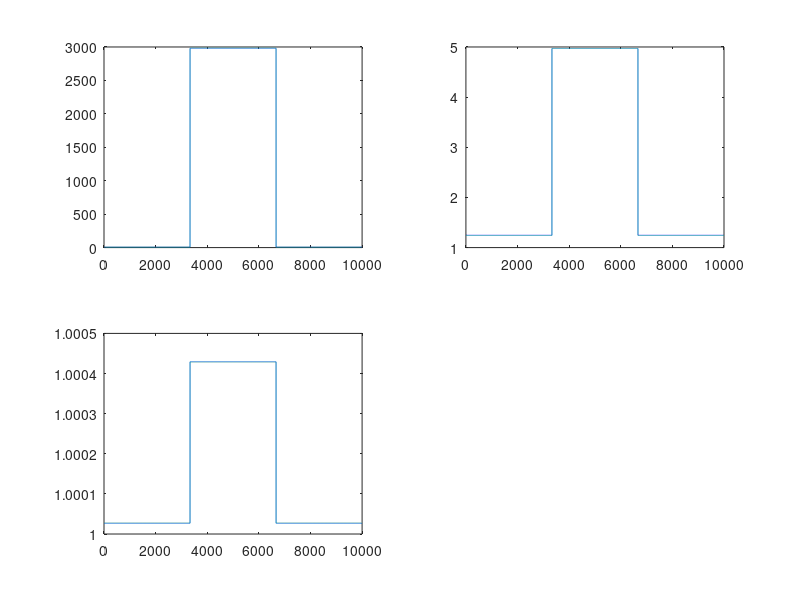

MATLAB code for this plot: (Note: this script raises an error after producing the figure.)
addpath(genpath('D:\GitHub\COM_POISSON'));

%%
rng(123)
T = 100;
dt = 0.01; % bin length (s)
n = 1; % number of independent observations

X_lam = ones(T/dt, 1);
G_nu = ones(T/dt, 1);

beta_true = [repmat(2, 1, round(T/(dt*3)))...
    repmat(8, 1, round(T/(dt*3)))...
    repmat(2, 1, T/dt - 2*round(T/(dt*3)))]';

lam_true = exp(X_lam.*beta_true);

% set the mean to be approximate 5
nu_true = log(lam_true)/ log(5);
gamma_true = log(nu_true)./G_nu;

figure(1)
subplot(2,2,1);
plot(lam_true)
subplot(2,2,2);
plot(nu_true)
subplot(2,2,3);
plot(lam_true'.^(1/nu_true))

spk_vec = zeros(n, T/dt);
theo_mean = zeros(T/dt, 1);
theo_var = zeros(T/dt, 1);

for k = 1:(T/dt)
    spk_vec(:, k) = com_rnd(lam_true(k), nu_true(k), n);
    logcum_app = logsum_calc(lam_true(k), nu_true(k), 1000);
    log_Zk = logcum_app(1);
    log_Ak = logcum_app(2);
    log_Bk = logcum_app(3);
    log_Ck = logcum_app(4);
    
    theo_mean(k) = exp(log_Ak - log_Zk);
    theo_var(k) = exp(log_Bk - log_Zk) - theo_mean(k)^2;
end

figure(2)
subplot(2,1,1)
hold on
plot(mean(spk_vec, 1))
plot(theo_mean)
hold off

subplot(2,1,2)
plot(theo_var)

theta_true = [beta_true gamma_true];
%%
theta0 = [log(mean(spk_vec(1:100))); 0];
[theta_fit1,W_fit1] =...
    ppafilt_compoisson_v2(theta0, spk_vec,X_lam,G_nu,...
    eye(2),eye(2),diag([1e-4 1e-3]));

[theta_fit2,W_fit2] =...
    ppasmoo_compoisson_v2(theta0, spk_vec,X_lam,G_nu,...
    eye(2),eye(2),diag([1e-4 1e-3]));

theta = figure;
subplot(2, 1, 1)
hold on
l1 = plot(theta_true(:, 1), 'k', 'LineWidth', 2);
l2 = plot(theta_fit1(1, :), 'b', 'LineWidth', 1);
l3 = plot(theta_fit2(1, :), 'c', 'LineWidth', 1);
plot(theta_fit1(1, :) + sqrt(squeeze(W_fit1(1, 1, :)))', 'b:', 'LineWidth', .5)
plot(theta_fit1(1, :) - sqrt(squeeze(W_fit1(1, 1, :)))', 'b:', 'LineWidth', .5)
plot(theta_fit2(1, :) + sqrt(squeeze(W_fit2(1, 1, :)))', 'c:', 'LineWidth', .5)
plot(theta_fit2(1, :) - sqrt(squeeze(W_fit2(1, 1, :)))', 'c:', 'LineWidth', .5)
legend([l1 l2 l3], 'true', 'filtering', 'smoothing', 'Location','northwest');
title('\theta for \lambda')
xlabel('step')
hold off

subplot(2, 1, 2)
hold on
l1 = plot(theta_true(:, 2), 'k', 'LineWidth', 2);
l2 = plot(theta_fit1(2, :), 'b', 'LineWidth', 1);
l3 = plot(theta_fit2(2, :), 'c', 'LineWidth', 1);
plot(theta_fit1(2, :) + sqrt(squeeze(W_fit1(2, 2, :)))', 'b:', 'LineWidth', .5)
plot(theta_fit1(2, :) - sqrt(squeeze(W_fit1(2, 2, :)))', 'b:', 'LineWidth', .5)
plot(theta_fit2(2, :) + sqrt(squeeze(W_fit2(2, 2, :)))', 'c:', 'LineWidth', .5)
plot(theta_fit2(2, :) - sqrt(squeeze(W_fit2(2, 2, :)))', 'c:', 'LineWidth', .5)
legend([l1 l2 l3], 'true', 'filtering', 'smoothing', 'Location','northwest');
title('\theta for \nu')
xlabel('step')
hold off

% saveas(theta, 'theta_mean.png')
%%
lam_fit1 = exp(X_lam.*theta_fit1(1, :)');
lam_fit2 = exp(X_lam.*theta_fit2(1, :)');
nu_fit1 = exp(G_nu.*theta_fit1(2, :)');
nu_fit2 = exp(G_nu.*theta_fit2(2, :)');

spk_vec = zeros(n, T/dt);
theo_mean = zeros(T/dt, 1);
theo_var = zeros(T/dt, 1);
fit1_mean = zeros(T/dt, 1);
fit1_var = zeros(T/dt, 1);
fit2_mean = zeros(T/dt, 1);
fit2_var = zeros(T/dt, 1);

for k = 1:(T/dt)
    spk_vec(:, k) = com_rnd(lam_true(k), nu_true(k), n);
    [theo_mean(k), theo_var(k)] = meanVar_cmp(lam_true(k), nu_true(k), 1000);
    [fit1_mean(k), fit1_var(k)] = meanVar_cmp(lam_fit1(k), nu_fit1(k), 1000);
    [fit2_mean(k), fit2_var(k)] = meanVar_cmp(lam_fit2(k), nu_fit2(k), 1000);
    
end

mean_var = figure;
subplot(2,1,1)
hold on
s = plot(spk_vec, 'Color', [1, 0.5, 0, 0.2]);
l1 = plot(theo_mean, 'k', 'LineWidth', 2);
l2 = plot(fit1_mean, 'b', 'LineWidth', 1);
l3 = plot(fit2_mean, 'c', 'LineWidth', 1);
hold off
legend([s l1 l2 l3], 'true-spk', 'true', 'filtering', 'smoothing', 'Location','northeast');
title('mean')
xlabel('step')

subplot(2,1,2)
hold on
l1 = plot(theo_var, 'k', 'LineWidth', 2);
l2 = plot(fit1_var, 'b', 'LineWidth', 1);
l3 = plot(fit2_var, 'c', 'LineWidth', 1);
hold off
legend([l1 l2 l3], 'true', 'filtering', 'smoothing', 'Location','northeast');
title('var')
xlabel('step')

% saveas(mean_var, 'mean_var_mean.png')



